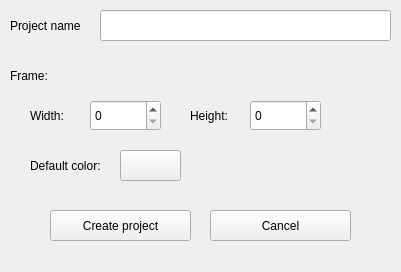
<?xml version="1.0" encoding="UTF-8"?>
<ui version="4.0">
 <class>CreatingProject</class>
 <widget class="QWidget" name="CreatingProject">
  <property name="geometry">
   <rect>
    <x>0</x>
    <y>0</y>
    <width>401</width>
    <height>272</height>
   </rect>
  </property>
  <property name="sizePolicy">
   <sizepolicy hsizetype="Fixed" vsizetype="Fixed">
    <horstretch>0</horstretch>
    <verstretch>0</verstretch>
   </sizepolicy>
  </property>
  <property name="windowTitle">
   <string>Creating Project</string>
  </property>
  <widget class="QLineEdit" name="project_name">
   <property name="geometry">
    <rect>
     <x>100</x>
     <y>10</y>
     <width>291</width>
     <height>31</height>
    </rect>
   </property>
  </widget>
  <widget class="QSpinBox" name="frame_width">
   <property name="geometry">
    <rect>
     <x>90</x>
     <y>100</y>
     <width>71</width>
     <height>31</height>
    </rect>
   </property>
   <property name="maximum">
    <number>4500</number>
   </property>
  </widget>
  <widget class="QLabel" name="label">
   <property name="geometry">
    <rect>
     <x>10</x>
     <y>10</y>
     <width>81</width>
     <height>31</height>
    </rect>
   </property>
   <property name="text">
    <string>Project name</string>
   </property>
  </widget>
  <widget class="QLabel" name="label_2">
   <property name="geometry">
    <rect>
     <x>10</x>
     <y>60</y>
     <width>51</width>
     <height>31</height>
    </rect>
   </property>
   <property name="text">
    <string>Frame:</string>
   </property>
  </widget>
  <widget class="QLabel" name="label_3">
   <property name="geometry">
    <rect>
     <x>30</x>
     <y>100</y>
     <width>41</width>
     <height>31</height>
    </rect>
   </property>
   <property name="text">
    <string>Width:</string>
   </property>
  </widget>
  <widget class="QLabel" name="label_4">
   <property name="geometry">
    <rect>
     <x>190</x>
     <y>100</y>
     <width>41</width>
     <height>31</height>
    </rect>
   </property>
   <property name="text">
    <string>Height:</string>
   </property>
  </widget>
  <widget class="QSpinBox" name="frame_height">
   <property name="geometry">
    <rect>
     <x>250</x>
     <y>100</y>
     <width>71</width>
     <height>31</height>
    </rect>
   </property>
   <property name="maximum">
    <number>4500</number>
   </property>
  </widget>
  <widget class="QPushButton" name="createBtn">
   <property name="geometry">
    <rect>
     <x>50</x>
     <y>210</y>
     <width>141</width>
     <height>31</height>
    </rect>
   </property>
   <property name="text">
    <string>Create project</string>
   </property>
  </widget>
  <widget class="QPushButton" name="cancel">
   <property name="geometry">
    <rect>
     <x>210</x>
     <y>210</y>
     <width>141</width>
     <height>31</height>
    </rect>
   </property>
   <property name="text">
    <string>Cancel</string>
   </property>
  </widget>
  <widget class="QLabel" name="label_5">
   <property name="geometry">
    <rect>
     <x>30</x>
     <y>150</y>
     <width>81</width>
     <height>31</height>
    </rect>
   </property>
   <property name="text">
    <string>Default color:</string>
   </property>
  </widget>
  <widget class="QPushButton" name="default_color">
   <property name="geometry">
    <rect>
     <x>120</x>
     <y>150</y>
     <width>61</width>
     <height>31</height>
    </rect>
   </property>
   <property name="cursor">
    <cursorShape>PointingHandCursor</cursorShape>
   </property>
   <property name="text">
    <string/>
   </property>
  </widget>
  <widget class="QLabel" name="status">
   <property name="geometry">
    <rect>
     <x>10</x>
     <y>240</y>
     <width>381</width>
     <height>31</height>
    </rect>
   </property>
   <property name="text">
    <string/>
   </property>
  </widget>
 </widget>
 <resources/>
 <connections/>
</ui>
